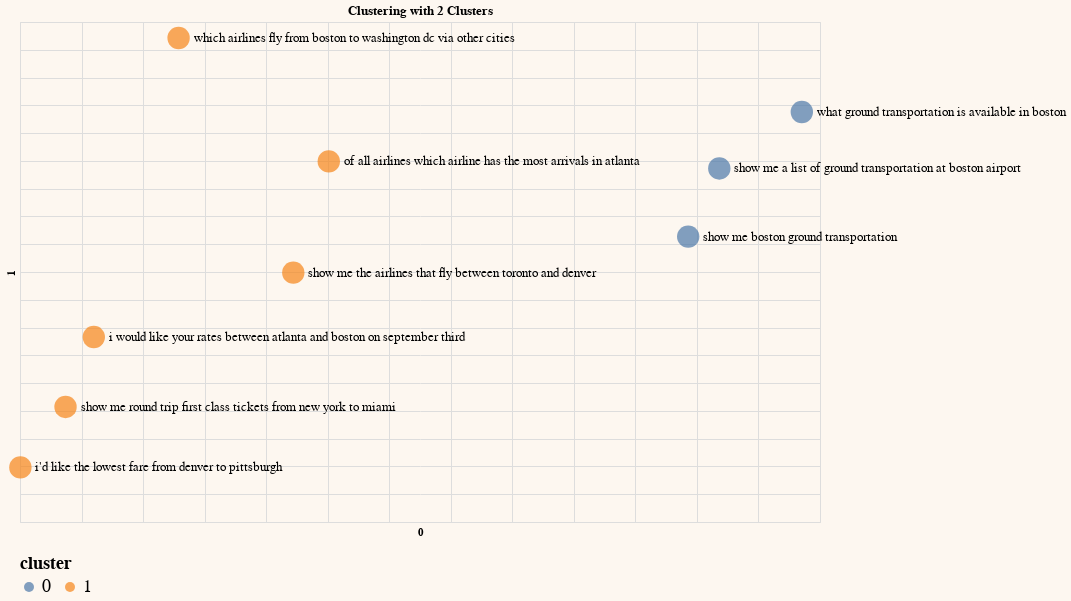

The code cell stored with this chart in its notebook:
### Markdown cell above
### Clustering

### Code cell
from sklearn.cluster import KMeans

# Pick the number of clusters
df_clust = df_pc2.copy()
n_clusters=2

# Cluster the embeddings
kmeans_model = KMeans(n_clusters=n_clusters, random_state=0)
classes = kmeans_model.fit_predict(embeds).tolist()
df_clust['cluster'] = (list(map(str,classes)))

# Plot on a chart
df_clust.columns = df_clust.columns.astype(str)
cohere_cluster = generate_chart(df_clust.iloc[:sample],'0','1',lbl='on',color='cluster',title='Clustering with 2 Clusters')
cohere_cluster

### Figure 1 — Vega-Lite specification as saved in the notebook (floating-point values rounded to 4 significant figures; data arrays with more than 128 entries replaced by an {"elided": "..."} marker saying what was removed)
{"config": {"view": {"continuousWidth": 400, "continuousHeight": 300}, "background": "#FDF7F0", "legend": {"labelFontSize": 18, "orient": "bottom", "titleFontSize": 18}}, "layer": [{"mark": {"type": "circle", "size": 500}, "encoding": {"color": {"field": "cluster", "type": "nominal"}, "tooltip": [{"field": "query", "type": "nominal"}], "x": {"axis": {"domain": false, "labels": false, "ticks": false}, "field": "0", "scale": {"zero": false}, "type": "quantitative"}, "y": {"axis": {"domain": false, "labels": false, "ticks": false}, "field": "1", "scale": {"zero": false}, "type": "quantitative"}}}, {"mark": {"type": "text", "align": "left", "baseline": "middle", "color": "black", "dx": 15, "size": 13}, "encoding": {"color": {"value": "black"}, "text": {"field": "query", "type": "nominal"}, "tooltip": [{"field": "query", "type": "nominal"}], "x": {"axis": {"domain": false, "labels": false, "ticks": false}, "field": "0", "scale": {"zero": false}, "type": "quantitative"}, "y": {"axis": {"domain": false, "labels": false, "ticks": false}, "field": "1", "scale": {"zero": false}, "type": "quantitative"}}}], "data": {"name": "data-3ab5127ca802c6d7acb65677d7cdb507"}, "height": 500, "title": "Clustering with 2 Clusters", "width": 800, "$schema": "https://vega.github.io/schema/vega-lite/v4.17.0.json", "datasets": {"data-3ab5127ca802c6d7acb65677d7cdb507": [{"query": " which airlines fly from boston to washington dc via other cities", "query_embeds": {"elided": "4096 float values"}, "0": -7.114, "1": 47.12, "cluster": "1"}, {"query": " show me the airlines that fly between toronto and denver", "query_embeds": {"elided": "4096 float values"}, "0": 2.205, "1": 4.883, "cluster": "1"}, {"query": " show me round trip first class tickets from new york to miami", "query_embeds": {"elided": "4096 float values"}, "0": -16.3, "1": -19.29, "cluster": "1"}, {"query": " i'd like the lowest fare from denver to pittsburgh", "query_embeds": {"elided": "4096 float values"}, "0": -19.97, "1": -30.17, "cluster": "1"}, {"query": " show me a list of ground transportation at boston airport", "query_embeds": {"elided": "4096 float values"}, "0": 36.82, "1": 23.64, "cluster": "0"}, {"query": " show me boston ground transportation", "query_embeds": {"elided": "4096 float values"}, "0": 34.29, "1": 11.37, "cluster": "0"}, {"query": " of all airlines which airline has the most arrivals in atlanta", "query_embeds": {"elided": "4096 float values"}, "0": 5.089, "1": 24.91, "cluster": "1"}, {"query": " what ground transportation is available in boston", "query_embeds": {"elided": "4096 float values"}, "0": 43.52, "1": 33.8, "cluster": "0"}, {"query": " i would like your rates between atlanta and boston on september third", "query_embeds": {"elided": "4096 float values"}, "0": -14.0, "1": -6.707, "cluster": "1"}]}}
